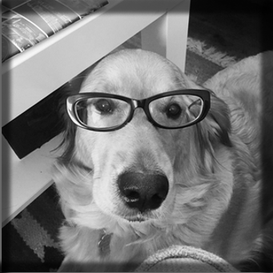
#> input picture images/Dog.png, 273 x 273 px
$ jupyter execute Fourier_Transforms_demo.ipynb
#> lines starting #> are read from the running program, lines starting #| are printed output that depends on the picture
[cell 1]
from scipy import fftpack
import numpy as np
import matplotlib.pyplot as plt
import matplotlib.image as mpimg

[cell 2]
col_map='viridis'
filenamein1 = 'images/Dog.png'#'Dog.png'#'
filenamein2 = 'images/pintlilColGrey.png'#
img_sky1=mpimg.imread(filenamein1)
#> img_sky1 is the input picture: shape (273, 273, 4) float32; mean R, G, B, A 0.445, 0.445, 0.445, 1
img_sky2=mpimg.imread(filenamein2)
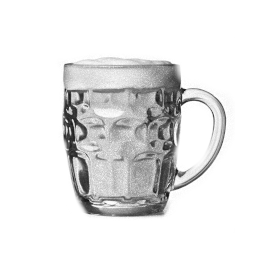
#> input picture images/pintlilColGrey.png, 273 x 273 px
#> img_sky2 is the input picture: shape (273, 273, 4) float32; mean R, G, B, A 0.911, 0.911, 0.911, 1

[cell 3]
#=== fft stuff ===#
fft_f1=np.fft.fft2(img_sky1[:,:,1])     #take the 2d FFT of one 'channel' of image 1
fft_sky1 = fftpack.fftshift( fft_f1 )   # shift the zero freq component position to centre of image
fft_f2=np.fft.fft2(img_sky2[:,:,2])     #take the 2d FFT of one 'channel' of image 2
fft_sky2 = fftpack.fftshift( fft_f2 )   # shift the zero freq component position to centre of image

[cell 4]
#=== plot sky image
fig_sky = plt.figure(1)
ax_sky = fig_sky.add_subplot(111)
ax_sky.imshow(img_sky1[:,:,1], cmap=col_map)
ax_sky.set_title("sky1")
ax_sky.get_xaxis().set_visible(False)
ax_sky.get_yaxis().set_visible(False)
plt.show()
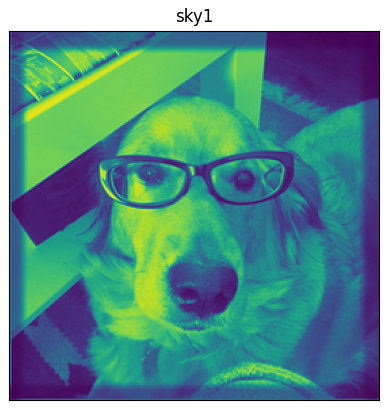
#> figure drawn by matplotlib, 1 panel
# plt.savefig('sky_1.png')

fig_sky2 = plt.figure(10)
ax_sky2 = fig_sky2.add_subplot(111)
ax_sky2.imshow(img_sky2[:,:,1], cmap=col_map)
ax_sky2.set_title("sky2")
ax_sky2.get_xaxis().set_visible(False)
ax_sky2.get_yaxis().set_visible(False)
plt.show()
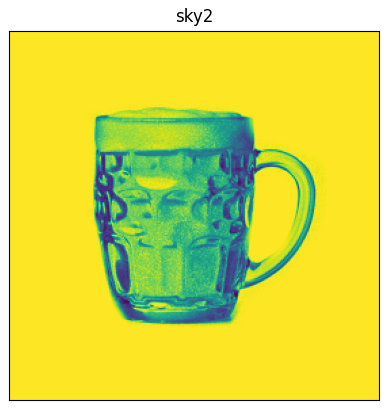
#> figure drawn by matplotlib, 1 panel
# plt.savefig('sky_2.png')

[cell 5]
phase1 = np.angle(fft_sky1)
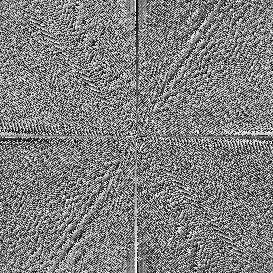
#> phase1: shape (273, 273) float64; min -3.14, max 3.14, mean -2.25e-17; drawn with min black and max white
amp1 = np.abs(fft_sky1)
phase2 = np.angle(fft_sky2)
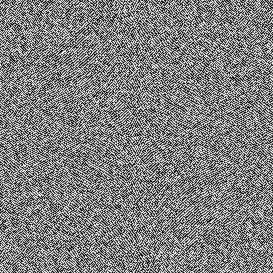
#> phase2: shape (273, 273) float64; min -3.14, max 3.14, mean 7.44e-18; drawn with min black and max white
amp2 = np.abs(fft_sky2)

[cell 6]
#=== plot phase1 image
fig_phase = plt.figure(4)
ax_phase = fig_phase.add_subplot(111)
ax_phase.imshow(phase1, cmap=col_map)
ax_phase.set_title("phase1")
ax_phase.get_xaxis().set_visible(False)
ax_phase.get_yaxis().set_visible(False)
plt.show()
# plt.savefig('phase_1.png')

#=== plot amp1 image
fig_amp = plt.figure(5)
ax_amp = fig_amp.add_subplot(111)
ax_amp.imshow(amp1, cmap=col_map, vmin=0, vmax = 1000.0)
ax_amp.set_title("amp1")
ax_amp.get_xaxis().set_visible(False)
ax_amp.get_yaxis().set_visible(False)
plt.show()
# plt.savefig('amp_1.png')

[cell 7]
#=== plot phase2 image
fig_phase2 = plt.figure(6)
ax_phase2 = fig_phase2.add_subplot(111)
ax_phase2.imshow(phase2, cmap=col_map)
ax_phase2.set_title("phase2")
ax_phase2.get_xaxis().set_visible(False)
ax_phase2.get_yaxis().set_visible(False)
plt.show()
# plt.savefig('phase_2.png')

#=== plot amp2 image
fig_amp2 = plt.figure(7)
ax_amp2 = fig_amp2.add_subplot(111)
ax_amp2.imshow(amp2, cmap=col_map, vmin=0, vmax = 1000.0)
ax_amp2.set_title("amp2")
ax_amp2.get_xaxis().set_visible(False)
ax_amp2.get_yaxis().set_visible(False)
plt.show()
# plt.savefig('amp_2.png')

## Swap amps and phases

[cell 8]
#=========
#dog amp beer phase

A1ph2 = np.abs(np.fft.ifft2(np.fft.fftshift(amp1*np.exp(1j*phase2))))
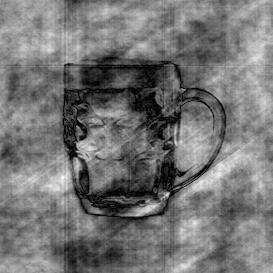
#> A1ph2: shape (273, 273) float64; min 3.98e-06, max 1.04, mean 0.477; drawn with min black and max white
A2ph1 = np.abs(np.fft.ifft2(np.fft.fftshift(amp2*np.exp(1j*phase1))))
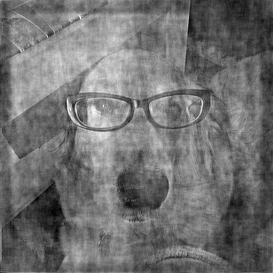
#> A2ph1: shape (273, 273) float64; min 0.36, max 1.61, mean 0.911; drawn with min black and max white
#=== plot sky image
fig_A1ph2 = plt.figure(9)
ax_A1ph2 = fig_A1ph2.add_subplot(111)
ax_A1ph2.imshow(A1ph2, cmap=col_map)
ax_A1ph2.set_title("Sky: Amplitude 1, Phase 2")
ax_A1ph2.get_xaxis().set_visible(False)
ax_A1ph2.get_yaxis().set_visible(False)
plt.show()
# plt.savefig('amp_1_phase_2.png')


fig_A2ph1 = plt.figure(14)
ax_A2ph1 = fig_A2ph1.add_subplot(111)
ax_A2ph1.imshow(A2ph1, cmap=col_map)
ax_A2ph1.set_title("Sky: Amplitude 2, Phase 1")
ax_A2ph1.get_xaxis().set_visible(False)
ax_A2ph1.get_yaxis().set_visible(False)
plt.show()
# plt.savefig('amp_2_phase_1.png')
